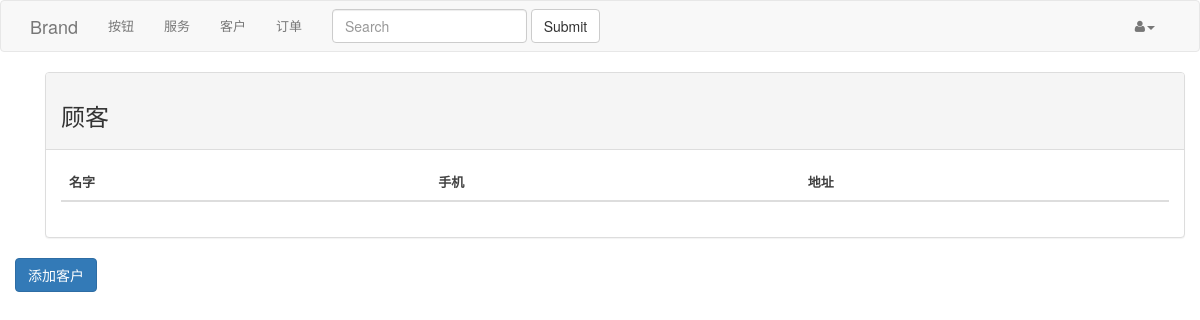
Page /customer/customer_list (signed in) on the earlier database version.
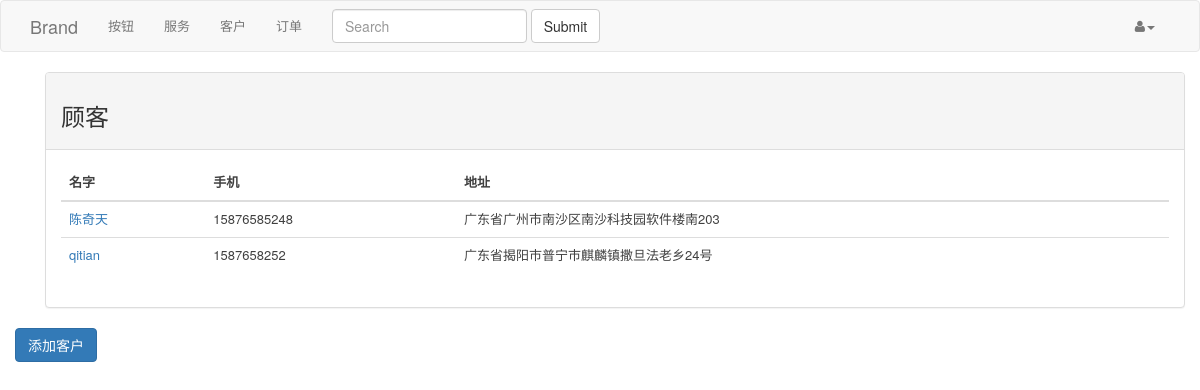
Same page on the later database version.
### midstation/user/models.py (models this page shows, shortened)
class Customer(db.Model):
    __tablename__ = 'customers'
    id = db.Column(db.Integer, primary_key=True)
    user_id = db.Column(db.Integer, db.ForeignKey('users.id'))
    name = db.Column(db.String(30))
    addr = db.Column(db.String(120), nullable=False)
    telephone = db.Column(db.String(20))
    mobile_phone = db.Column(db.String(15))
    wechat_id = db.Column(db.String(50))
    buttons = db.relationship('Button', backref='customer', primaryjoin='Button.customer_id == Customer.id')

### midstation/customer/views.py (the view)
@customer.route('/customer_list')
@login_required
def customer_list():
    try:
        customers = current_user.customers
        return render_template('customer/customer_list.html', customers=customers)
    except TemplateNotFound:
        abort(404)

### midstation/app.py (called while the page is built)
def login_configure(app):
    login_manager.init_app(app)
    login_manager.login_view = app.config['LOGIN_VIEW']
    @login_manager.user_loader
    def load_user(user_id):
        user_instance = User.query.filter_by(id=user_id).first()
        if user_instance:
            return user_instance
        else:
            return None

### midstation/templates/customer/customer_list.html
{% extends "layout.html" %}
{% block content %}
    <div class="container">
        <div class="panel panel-default">
            <div class="panel-heading"> <h3>顾客</h3></div>
            <div class="panel-body">
                <div class="table-responsive">
                    <table class="table table-hover">
                    <thead>
                    <tr>
                        <th>名字</th>
                        <th>手机</th>
                        <th>地址</th>
                    </tr>
                </thead>
                <tbody>
                    {% for customer in customers %}
                    <tr>
                        <td><a href="{{ url_for('customer.customer_profile', customer_id = customer.id) }}">{{ customer.name }}</a></td>
                        <td>{{ customer.mobile_phone }}</td>
                        <td>{{ customer.addr }}</td>
                    </tr>
                    {% endfor %}
                </tbody>
                </table>
                </div>
            </div>
            </div>
        </div>
        <div class="row">
            <a href="{{ url_for('customer.customer_profile', customer_id=0)}}" class=""><button class="btn btn-primary">添加客户</button></a>
        </div>
{% endblock %}

Differences in the rows shown:
added Customer: name "陈奇天", mobile_phone "15876585248", addr "广东省广州市南沙区南沙科技园软件楼南203"
added Customer: name "qitian", mobile_phone "1587658252", addr "广东省揭阳市普宁市麒麟镇撒旦法老乡24号"
